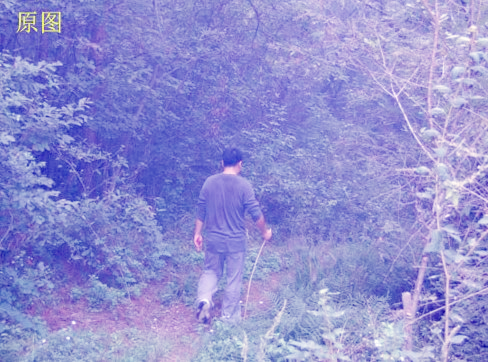
%> input picture 光电/matlab/retinex/msrretnx.bmp, 488 x 362 px, given in place of speedtestsmall1.jpg, which was not available
$ octave MSRCRetinex.m   (GNU Octave 9; MATLAB toolbox functions it lacks are replaced by stand-ins)
%> lines starting %> are read from the running program, lines starting %| are printed output that depends on the picture; pictures that were not available may be replaced by others from this repository, and a replacement may not be noted
%% MSRCR
close all
clear all
clc

%% 图像输入及参数设置
%选择图像
imagename='1.jpg';
%读取源图像
imageres = imread(['F:\XY\master_thesis\speedtestimage\speedtestsmall',imagename]);
%> imageres is the input picture: size 362x488x3 uint8; mean R, G, B 146.5, 143.9, 207.6
%imageres = imread('msrretnx.bmp');
%imageres = imread('test3.jpg');
figure,imshow(imageres,[0 255]);
imageres = double(imageres);
%> imageres: size 362x488x3 double

%构造高斯核
recover_coe= 125;
sigmal1 = 30;
sigmal2 = 60;
sigmal3 = 120;
g_filter_window1 = fspecial('gaussian',[sigmal1,sigmal1],round(sigmal1/3));
g_filter_window2 = fspecial('gaussian',[sigmal2,sigmal2],round(sigmal2/3));
g_filter_window3 = fspecial('gaussian',[sigmal3,sigmal3],round(sigmal3/3));

%得到图像的长和宽
[height,length]=size(imageres(:,:,1));
%> height = 362; length = 488
%设置出处理后图像
imagedes = zeros(height,length,3);
%> imagedes: size 362x488x3 double; every value is 0

%% 处理

for imagechannel=1:1:3

    imagedes_temp = zeros(height,length);

    temp = imfilter(imageres(:,:,imagechannel),g_filter_window1,'conv','replicate');
    temp = log(imageres(:,:,imagechannel)+1) - log(temp+1);
    imagedes_temp = imagedes_temp + temp;

    temp = imfilter(imageres(:,:,imagechannel),g_filter_window2,'conv','replicate');
    temp = log(imageres(:,:,imagechannel)+1) - log(temp+1);
    imagedes_temp = imagedes_temp + temp;

    temp = imfilter(imageres(:,:,imagechannel),g_filter_window3,'conv','replicate');
    temp = log(imageres(:,:,imagechannel)+1) - log(temp+1);
    imagedes_temp = imagedes_temp + temp;

    color_recover_c = log(1 + recover_coe.*(imageres(:,:,imagechannel)./(imageres(:,:,1)+imageres(:,:,2)+imageres(:,:,3))));

    imagedes_temp = imagedes_temp.*color_recover_c;

    imagemin = min(min(imagedes_temp));
    imagemax = max(max(imagedes_temp));
    imagedes(:,:,imagechannel) = (imagedes_temp-imagemin)*255/(imagemax-imagemin);

end
%> this loop made 3 passes
%> (imagemin, imagemax) on passes 1 to 3: (-16.21, 7.67), (-15.69, 7.76), (-12.82, 2.38)
%> pass 1, `temp = imfilter(imageres(:,:,imagechannel),g_filter_window1,'conv','re..`:
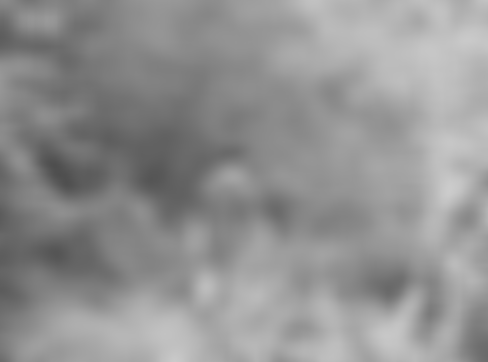
%> temp: size 362x488 double; min 78.21, max 204.1, mean 146.6
%> pass 1, `temp = log(imageres(:,:,imagechannel)+1) - log(temp+1);`:
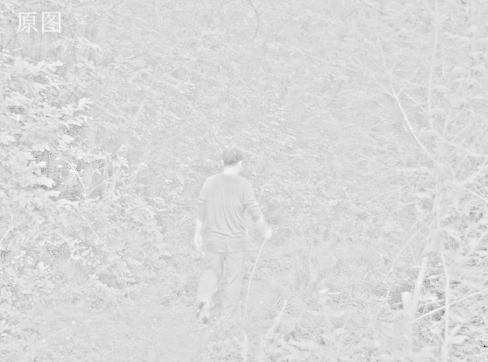
%> temp: size 362x488 double; min -4.7, max 0.775, mean -0.0151; drawn with min black and max white
%> after the loop:
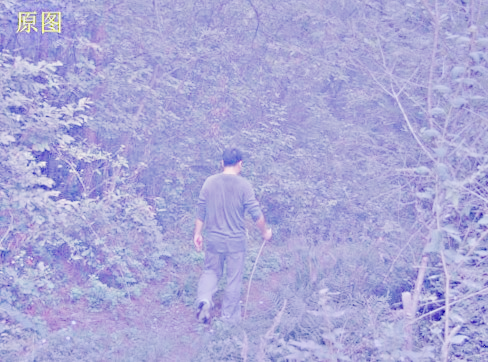
%> imagedes: size 362x488x3 double; mean R, G, B 171.6, 169.1, 214.8

imagedes = uint8(imagedes);
%> imagedes: size 362x488x3 uint8
figure,imshow(imagedes,[0 255]);
imagedes(:,:,1) = adapthisteq(imagedes(:,:,1));
imagedes(:,:,2) = adapthisteq(imagedes(:,:,2));
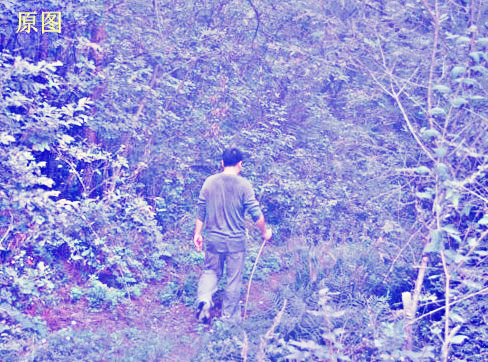
%> imagedes: size 362x488x3 uint8; mean R, G, B 151.1, 149.4, 214.8
imagedes(:,:,3) = adapthisteq(imagedes(:,:,3));
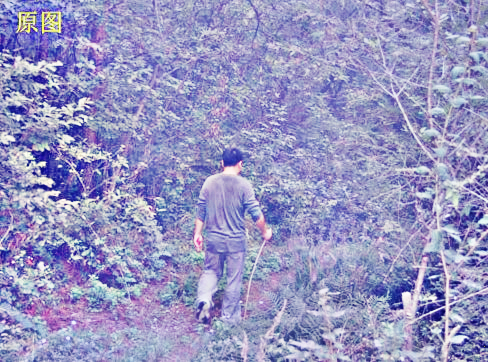
%> imagedes: size 362x488x3 uint8; mean R, G, B 151.1, 149.4, 193

%% 输出
figure,imshow(imagedes,[0 255]);

imageres = uint8(imageres);
imagedes(:,:,1) = adapthisteq(imageres(:,:,1));
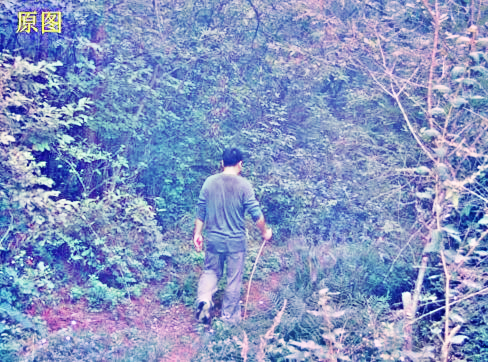
%> imagedes: size 362x488x3 uint8; mean R, G, B 133.3, 149.4, 193
imagedes(:,:,2) = adapthisteq(imageres(:,:,2));
imagedes(:,:,3) = adapthisteq(imageres(:,:,3));
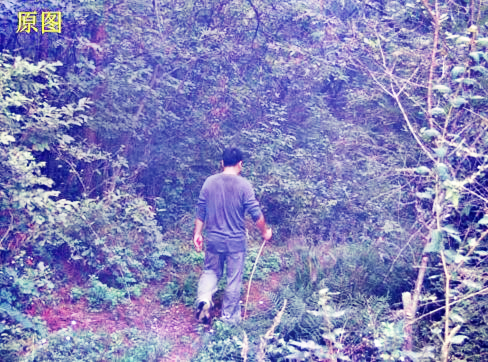
%> imagedes: size 362x488x3 uint8; mean R, G, B 133.3, 131.8, 184.8

%% 输出
figure,imshow(imagedes,[0 255]);

$ run again, on 光电/matlab/start/2.jpg
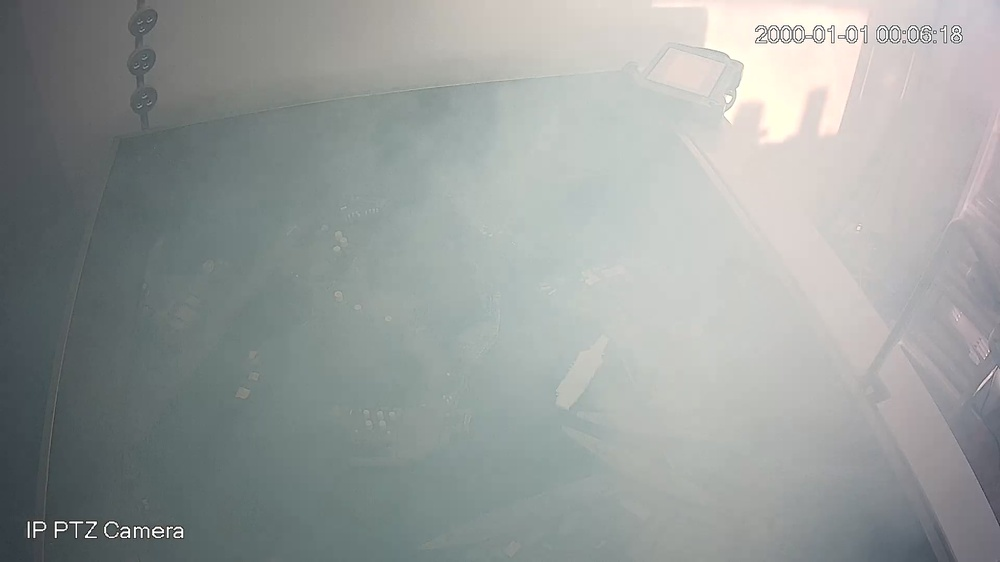
%> input picture 光电/matlab/start/2.jpg, 1000 x 562 px, shrunk from 1920 x 1080 before the run, given in place of speedtestsmall1.jpg, which was not available
%> imageres is the input picture: size 562x1000x3 uint8; mean R, G, B 151.8, 156.7, 154.9
%> imageres: size 562x1000x3 double
%> height = 562; length = 1000
%> the loop `for imagechannel=1:1:3` made 3 passes
%> (imagemin, imagemax) on passes 1 to 3: (-35.61, 14.53), (-57.63, 13.54), (-41.76, 13.13)
%> pass 1, `temp = log(imageres(:,:,imagechannel)+1) - log(temp+1);`:
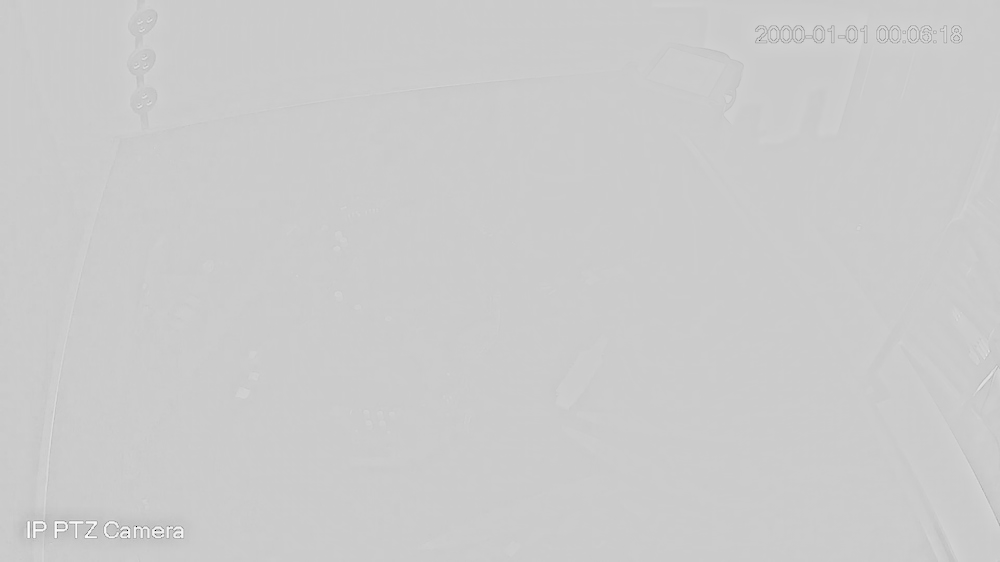
%> temp: size 562x1000 double; min -4.69, max 1.18, mean -0.00178; drawn with min black and max white
%> `imagedes(:,:,3) = adapthisteq(imageres(:,:,3));`:
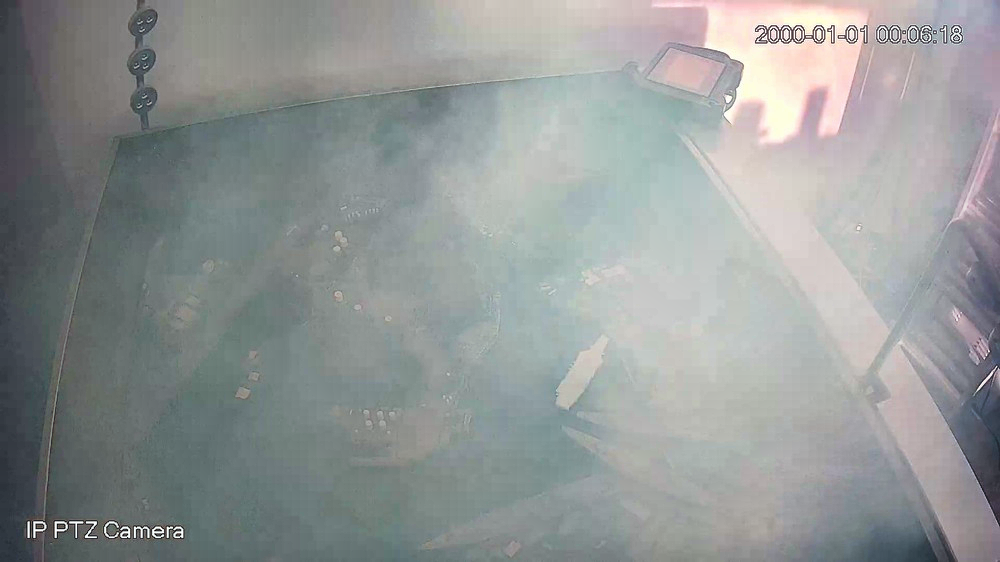
%> imagedes: size 562x1000x3 uint8; mean R, G, B 146.1, 150.5, 149.9
